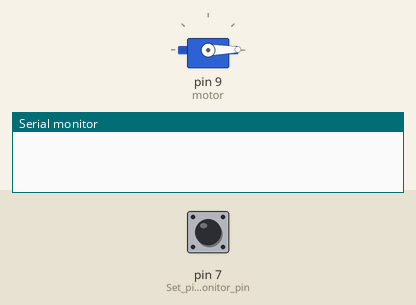
Simulated run of this sketch. Board: Arduino Uno, built with avr-gcc and run on an emulated ATmega328P. On the bench: servo, the last lines printed to the serial monitor. The test bench sets the inputs (shaded band); at power-on: pin 7 (Set_pin_3_as_monitor_pin) LOW.

Above: at 1.2 s.
1.3 s: pin 7 (Set_pin_3_as_monitor_pin) pulled HIGH for 0.15 s
At 20.5 s:
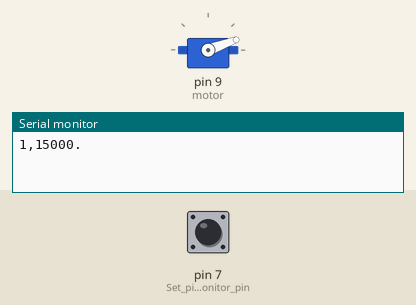
Timing chart, 0 to 22.2 s (numbered marks = the images above; inputs shaded):
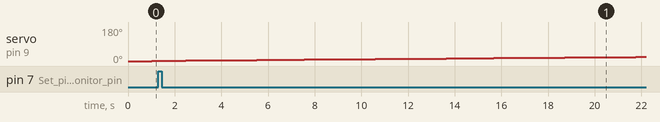

The sketch:

kod_arduino.ino
```cpp
/*------------------------------------------------------------------------------
  LIDARLite Arduino Library
  GetDistancePwm
  This example shows how to read distance from a LIDAR-Lite connected over the
  PWM interface.
  Connections:
  LIDAR-Lite 5 Vdc (red) to Arduino 5v
  LIDAR-Lite Ground (black) to Arduino GND
  LIDAR-Lite Mode control (yellow) to Arduino digital input (pin 3)
  LIDAR-Lite Mode control (yellow) to 1 kOhm resistor lead 1
  1 kOhm resistor lead 2 to Arduino digital output (pin 2)
  (Capacitor recommended to mitigate inrush current when device is enabled)
  680uF capacitor (+) to Arduino 5v
  680uF capacitor (-) to Arduino GND
  See the Operation Manual for wiring diagrams and more information:
  http://static.garmin.com/pumac/LIDAR_Lite_v3_Operation_Manual_and_Technical_Specifications.pdf
------------------------------------------------------------------------------*/
#include <Servo.h>
unsigned long pulseWidth;
Servo motor;
int pozicija=0;
void setup()
{
  Serial.begin(115200); // Start serial communications

  pinMode(2, OUTPUT); // Set pin 2 as trigger pin
  digitalWrite(2, LOW); // Set trigger LOW for continuous read

  pinMode(7, INPUT); // Set pin 3 as monitor pin
  motor.attach(9);

}

void loop()
{


  for (pozicija = 0; pozicija <= 180; pozicija += 1) {
    motor.write(pozicija);
    pulseWidth = pulseIn(7, HIGH);
    if(pulseWidth != 0){
       pulseWidth = pulseWidth / 10;
       Serial.print(pozicija);
       Serial.print(",");
       Serial.print(pulseWidth);
       Serial.print(".");
    }
    delay(15);
  }
  for (pozicija = 180; pozicija >= 0; pozicija -= 1) {
    motor.write(pozicija);
    pulseWidth = pulseIn(7, HIGH);    //puls u mikrosekundama
    if(pulseWidth != 0){
       pulseWidth = pulseWidth / 10;  //dobivamo cm
       Serial.print(pozicija);
       Serial.print(",");
       Serial.print(pulseWidth);
       Serial.print(".");
    }
    delay(15);
  }
}
```
